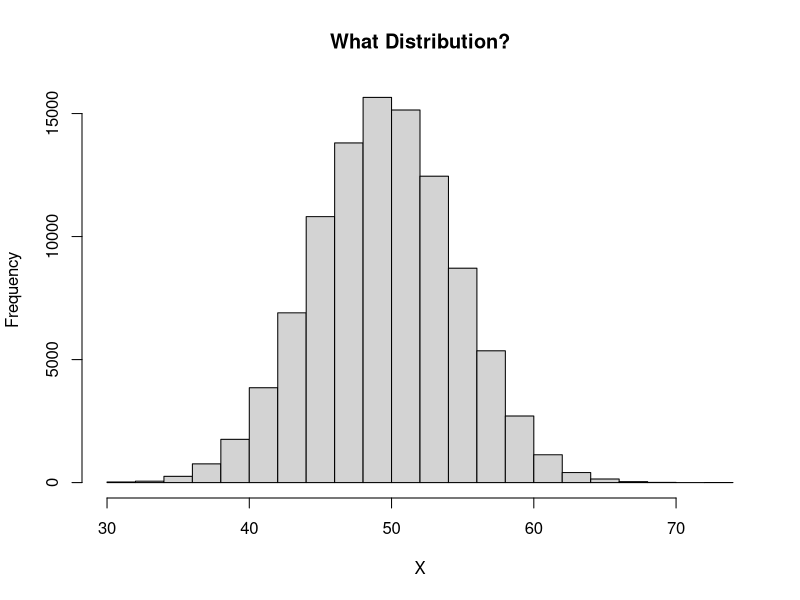

This chart was generated by the following R code:
# Week 2 IST777 In Class Code

hist(rbinom(100000,100,.5), main="What Distribution?", xlab = "X")

#----------------------------
# Breakout 1
lapply(0:7, function(i) choose(i, 0:i)) # Pascal's triangle out to 7 coins
sum(choose(7, 0:7)) # Total trials for the bottom row
length(choose(7, 0:7)) - 1 # Number of coins
choose(7, 0:7)/128 # Probabilities for entries in the bottom row
rbinom(10,7,.5) # 10 throws of seven coins
table(rbinom(100000,7,.5)) # 100,000 throws, summarized in a table
table(rbinom(100000,7,.5))/100000 # Same expressed as proportions

dbinom(x=0:7, size=7, prob=0.5) # Density function

# Bonus: Calculate how much error between 100,000 and theory
(table(rbinom(1000000,7,.5))/1000000) - dbinom(x=0:7, size=7, prob=0.5)


#----------------------------
# Breakout 2

# Set up the matrix
accMatrix <- matrix(data=c(0,6,4,6,0,6,6,4,5,4,9,0),
                    nrow=4,byrow=T, 
                    dimnames=list(c("Vehicle","Spill","Equipment","Injury"),
                                  c("Factory 1", "Factory 2", "Factory 3")))

rowSums(accMatrix) # Demonstrate rowSums()
accPropMatrix <- accMatrix/sum(accMatrix) # Proportions for each cell
accPropMatrix # Echo to console
as.matrix(accPropMatrix[which.max(accPropMatrix)]) # What's the largest proportion?

rowSums(accPropMatrix) # Calculate row and col sums from proportions
colSums(accPropMatrix)

#############################
# First analyze by column
which.max(colSums(accPropMatrix)) # Factory 2 has the most

# Normalized likelihood of all accidents, factory 2
accMatrix[,2]/sum(accMatrix[,2])
# Same thing, but using the prop matrix
accPropMatrix[,2]/sum(accPropMatrix[,2])

# Vehicle accidents are the first element
(accMatrix[,2]/sum(accMatrix[,2]))[1]

# Check that normalization worked properly: All probs in a set should add to 1
sum(accPropMatrix[,2]/sum(accPropMatrix[,2]))

#############################
# Now analyze by row

which.max(rowSums(accPropMatrix)) # Equipment (row 3)

# Normalized likelihood of equipment accidents, all factories
accMatrix[3,]/sum(accMatrix[3,])
# Same thing, but using the prop matrix
accPropMatrix[3,]/sum(accPropMatrix[3,])
# Check that normalization worked properly: All probs in a set should add to 1
sum(accPropMatrix[3,]/sum(accPropMatrix[3,]))